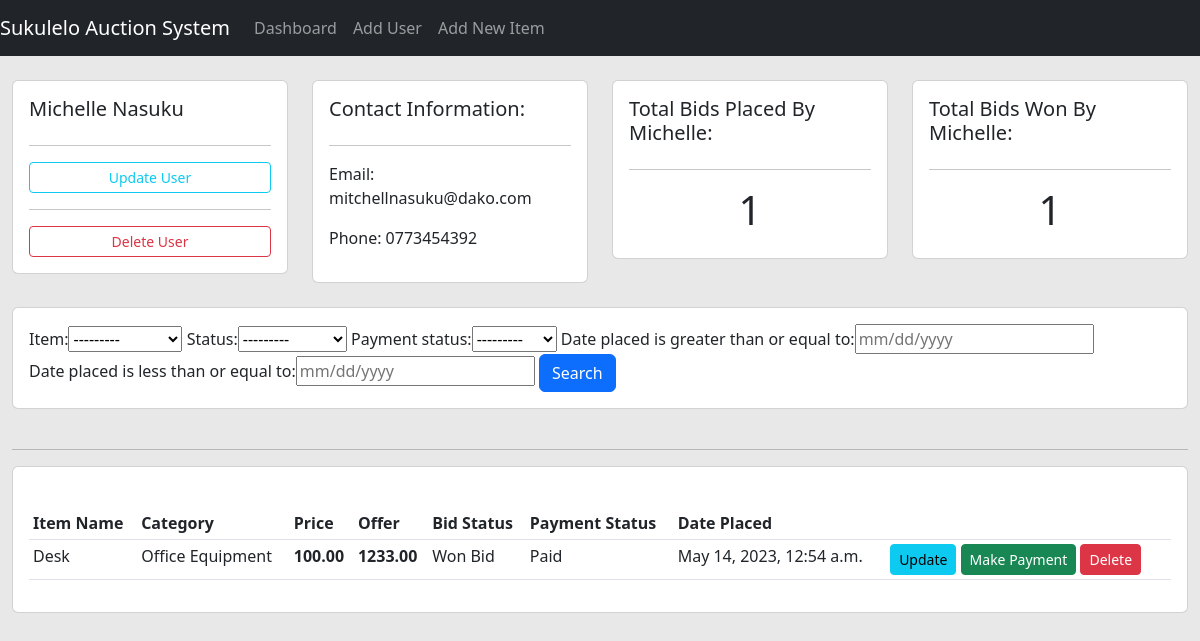
The page /view_user/2/ on the database its author committed.
### auction/models.py (models this page shows, shortened)
class Person(models.Model):
    first_name = models.CharField(max_length=30, null=False, blank=False)
    last_name = models.CharField(max_length=30, null=False, blank=False)
    email = models.EmailField(max_length=30, null=True, blank=True)
    phone = models.CharField(max_length=13, null=False, blank=False)
    date_created = models.DateTimeField(auto_now_add=True)

class Bid(models.Model):
    Status = (
        ('Won Bid', 'Won Bid'),
        ('Current Bid', 'Current Bid'),
        ('Outbid', 'Outbid'),
        ('Lost Bid', 'Lost Bid'),
    )
    STATUS_CHOICES = (
        ('Pending', 'Pending'),
        ('Paid', 'Paid'),
    )
    user = models.ForeignKey(Person, null=True, on_delete=models.SET_NULL, related_name='bids')
    item = models.ForeignKey(Item, null=True, on_delete=models.SET_NULL, related_name='auction_item')
    offer = models.DecimalField(max_digits=20, decimal_places=2)
    status = models.CharField(max_length=50, null=False, blank=False, choices=Status, default='Current Bid')
    payment_status = models.CharField(max_length=50, choices=STATUS_CHOICES, default='Pending')
    date_placed = models.DateTimeField(auto_now_add=True)

class Item(models.Model):
    CATEGORY = (
        ('Home Equipment', 'Home Equipment'),
        ('Office Equipment', 'Office Equipment'),
        ('Cars', 'Cars'),
        ('Clothes', 'Clothes'),
    )
    name = models.CharField(max_length=20, null=False, blank=False)
    category = models.CharField(max_length=50, null=False, blank=False, choices=CATEGORY)
    price = models.DecimalField(max_digits=20, decimal_places=2)
    description = models.TextField()
    date_added = models.DateTimeField(auto_now_add=True)
    def __str__(self):
        return "%s " % (self.name)

### auction/views.py (the view)
# urls.py: path('view_user/<int:id>', views.view_user, name='view_user'),
def view_user(request, id):
    user = Person.objects.get(id=id)
    bid = user.bids.all()
    bid_count = bid.count()
    paid_bids = user.bids.filter(payment_status='Paid').count()
    myFilter = BidFilter(request.GET, queryset=bid)
    bid = myFilter.qs
    context = {'user': user, 'bid': bid, 'bid_count': bid_count, 'myFilter': myFilter, 'paid_bids': paid_bids}
    return render(request, 'auction/user.html', context)

### auction/templates/auction/user.html (shortened to what this page needs)
{% extends 'auction/main.html' %}
{% block content %}
<br>
<div class="row">
    <div class="col-md">
        <div class="card card-body">
            <h5>{{user.first_name}} {{user.last_name}}</h5>
            <hr>
            <a class="btn btn-outline-info  btn-sm btn-block" href="{% url 'update_user' user.id %}">Update User</a>
            <hr>
            <a onclick="checker2()" class="btn btn-outline-danger  btn-sm btn-block" href="{% url 'delete_user' user.id %}">Delete User</a>
        </div>
    </div>
    <div class="col-md">
        <div class="card card-body">
            <h5>Contact Information:</h5>
            <hr>
            <p>Email: {{user.email}} </p>
            <p>Phone: {{user.phone}}</p>
        </div>
    </div>
    <div class="col-md">
        <div class="card card-body">
            <h5>Total Bids Placed By {{user.first_name}}:</h5>
            <hr>
            <h1 style="text-align: center;padding: 10 px">{{bid_count}}</h1>
        </div>
    </div>
    <div class="col-md">
        <div class="card card-body">
            <h5>Total Bids Won By {{user.first_name}}:</h5>
            <hr>
            <h1 style="text-align: center;padding: 10 px">{{paid_bids}}</h1>
        </div>
    </div>
</div>
<br>
<div class="row">
    <div class="col">
        <div class="card card-body">
            <form method="get">
                {{myFilter.form}}
                <button type="submit" class="btn btn-primary">Search</button>
            </form>
        </div>
    </div>
</div>
<br>
    <div class="col-md">
        <hr>
        <div class="card card-body">
            <br>
            <table class="table table-hover table-sm">
                <tr class="bg-warning">
                    <th>Item Name</th>
                    <th>Category</th>
                    <th>Price</th>
                    <th>Offer</th>
                    <th>Bid Status</th>
                    <th>Payment Status</th>
                    <th>Date Placed</th>
                    <th></th>
                </tr>
                {% for bid in bid %}
                <tr>
                    <td>{{bid.item}}</td>
                    <td>{{bid.item.category }}</td>
                    <td><strong>{{bid.item.price}}</strong></td>
                    <td><strong>{{bid.offer}}</strong></td>
                    <td>{{bid.status}}</td>
                    <td>{{bid.payment_status}}</td>
                    <td>{{bid.date_placed}}</td>
                    <td>
                        <a class="btn btn-sm btn-info" href="{% url 'update_bid' bid.id %}">Update</a>
                        <a onclick="displayMessages()" class="btn btn-sm btn-success" href="{% url 'make_payment' bid.id %}">Make Payment</a>
                        <a onclick="checker()" class="btn btn-sm btn-danger" href="{% url 'delete_bid' bid.id %}">Delete</a>
                    </td>
                 </tr>
                 {% endfor %}
            </table>
        </div>
    </div>
</div>
{% endblock %}

### auction/templates/auction/main.html (style rules this page uses)
body { background-color: #e8e8e8; }

### rows shown on the page
Person: first_name "Michelle", last_name "Nasuku", email "mitchellnasuku@dako.com", phone "0773454392"
Bid: item "Desk", item.category "Office Equipment", item.price "100.00", offer "1233.00", status "Won Bid", payment_status "Paid", date_placed "May 14, 2023, 12:54 a.m."

### other values the page prints
{{ bid_count }} "1"
{{ paid_bids }} "1"
